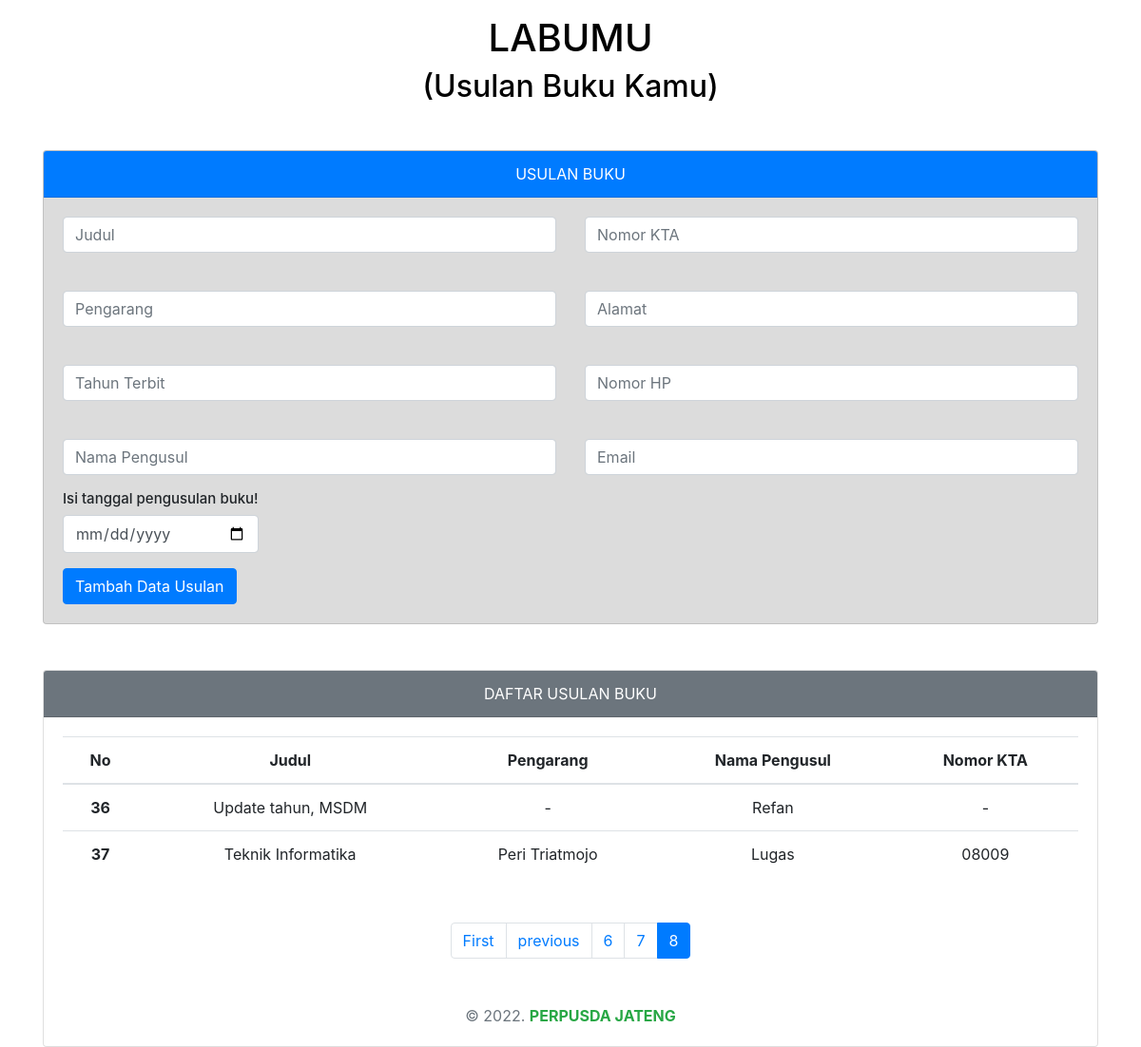
Screenshot of /Usulan/index/35 with the database file from the repository.
### tables this page shows
CREATE TABLE `usulan` (
  `id` int(11) NOT NULL,
  `judul` varchar(50) NOT NULL,
  `pengarang` varchar(50) NOT NULL,
  `tahun_terbit` varchar(50) NOT NULL,
  `nama_pengusul` varchar(50) NOT NULL,
  `tgl_usul` date NOT NULL,
  `nomor_kta` varchar(50) NOT NULL,
  `alamat` varchar(50) NOT NULL,
  `nomor_hp` varchar(50) NOT NULL,
  `email` varchar(50) NOT NULL
);

### index.php (called while the page is built, shortened)
<?php
require_once BASEPATH.'core/CodeIgniter.php';

### application/views/usulan.php (the view, shortened to what this page needs)
<!doctype html>
<html lang="en">
  <head>
    <link rel="stylesheet" href="https://cdn.jsdelivr.net/npm/bootstrap@4.0.0/dist/css/bootstrap.min.css">
    <link rel="stylesheet" href="<?php echo base_url().'theme/css/style2.css'?>">
</head>
<body>
<div class="container text-center mt-3">
        <h1 class="text-center" style="color:black">LABUMU</h1>
        <h2 class="text-center" style="color:black">(Usulan Buku Kamu)</h2>
        <div class="card text-center mt-5" style="background-color: #DCDCDC;">
            <div class="card-header bg-primary" Style="color:white">
                USULAN BUKU
            </div>
            <div class="card-body">
                <form method="post" action="<?php echo base_url().'usulan/tambah_data'?>">
                    <div class="row">
                        <div class="col-sm-6">
                            <div class="form-group">
                                <input type="text" name="judul" id="judul" class="form-control" placeholder="Judul" required>
                            </div><br>
                            <div class="form-group">
                                <input type="text" name="pengarang" id="pengarang" class="form-control" placeholder="Pengarang" required>
                            </div><br>
                            <div class="form-group">
                                <input type="number" name="tahun_terbit" id="nama" class="form-control" placeholder="Tahun Terbit" required>
                            </div><br>
                            <div class="form-group">
                                <input type="text" name="nama_pengusul" id="nama" class="form-control" placeholder="Nama Pengusul" required>
                            </div>
                        </div>
                        <div class="col-sm-6">
                            <div class="form-group">
                                <input type="text" name="nomor_kta" id="nomor_kta" class="form-control" placeholder="Nomor KTA" required>
                            </div><br>
                            <div class="form-group">
                                <input type="text" name="alamat" id="alamat" class="form-control" placeholder="Alamat" required>
                            </div><br>
                            <div class="form-group">
                                <input type="text" name="nomor_hp" id="nomor_hp" class="form-control" placeholder="Nomor HP" required>
                            </div><br>
                            <div class="form-group">
                                <input type="text" name="email" id="email" class="form-control" placeholder="Email" required>
                            </div>
                        </div>
                        <div class="col-auto">
                            <h4 style="font-size: 15px"> Isi tanggal pengusulan buku! </h4>
                            <input type="date" name="tgl_usul" id="tgl_usul" class="form-control" placeholder="Tanggal" required>
                        </div>
                        <div class="col-md-12">
							<div class="form-group">
								<input value="Tambah Data Usulan" class="btn btn-primary float-left mt-3" type="submit">
							</div>
						</div>
                        </div>
                    </div>
            </div>
            <div class="card mt-5" style="background-color: white;">
            <div class="card-header bg-secondary" Style="color:white">
                DAFTAR USULAN BUKU
            </div>
            <div class="card-body">
                <table class="table table-hover">
                        <thead>
                            <tr>
                            <th>No</th>
                            <th>Judul</th>
                            <th>Pengarang</th>
                            <th>Nama Pengusul</th>
                            <th>Nomor KTA</th>
                            </tr>
                        </thead>
                        <tbody>
                            <?php foreach($usulan as $u) : ?>
                            <tr>
                            <th scope="row"><?= ++$offset; ?></th>
                            <td><?= $u['judul']; ?></td>
                            <td><?= $u['pengarang']; ?></td>
                            <td><?= $u['nama_pengusul']; ?></td>
                            <td><?= $u['nomor_kta']; ?></td>
                            </tr>
                            <?php endforeach; ?>
                        </tbody>
                        </table>
                        <div class="col-md-12 mt-5">
                            <nav aria-label="Page navigation">
                                <ul class="pagination justify-content-center">
                                    <?= $pagination; ?>
                                </ul>
                            </nav>
                        </div>
                <div class="footer text-muted text-center mt-5">
                    &copy; 2022. <a href="http://profile.perpus.jatengprov.go.id/" class="text-success"><b>PERPUSDA JATENG</b></a>
                </div>
    </div>
</div>
</body>
</html>

### theme/css/style2.css (style rules this page uses)
body { background-image: url(https://pingpoint.co.id/media/images/perwil_JatengOK2.width-800.jpg); background-size: cover; background-position: center; background-repeat: no-repeat; background-attachment: fixed; }

### rows the page displays
usulan: judul "Update tahun, MSDM", pengarang "-", nama_pengusul "Refan", nomor_kta "-"
usulan: judul "Teknik Informatika", pengarang "Peri Triatmojo", nama_pengusul "Lugas", nomor_kta "08009"

### other values shown
$pagination "First previous 6 7 8"
